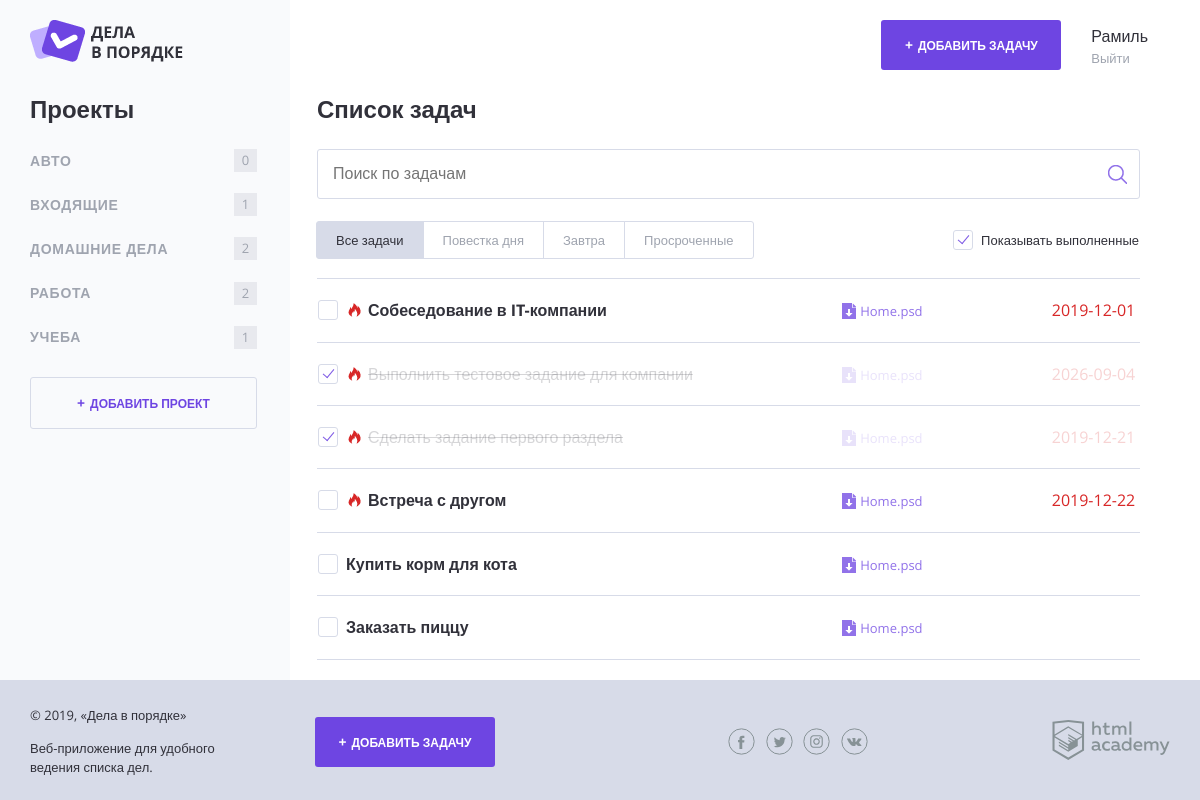
The page / on the database its author committed.
### tables this page shows
CREATE TABLE projects (
    id INT AUTO_INCREMENT PRIMARY KEY,
    name VARCHAR(255) NOT NULL,
    user_id INT NOT NULL,

    UNIQUE (user_id, name),

    FOREIGN KEY (user_id) REFERENCES users(id)
);

CREATE TABLE tasks (
    id INT AUTO_INCREMENT PRIMARY KEY,
    creation_date TIMESTAMP DEFAULT CURRENT_TIMESTAMP,
    status TINYINT(1) NOT NULL DEFAULT 0,
    name VARCHAR(255) NOT NULL,
    file_path VARCHAR(255),
    deadline DATE,
    user_id INT NOT NULL,
    project_id INT NOT NULL,

    FULLTEXT (name),
    INDEX (deadline),

    FOREIGN KEY (user_id) REFERENCES users(id),
    FOREIGN KEY (project_id) REFERENCES projects(id)
);

### helpers.php (called while the page is built, shortened)
<?php
function include_template($name, array $data = []) {
    $name = 'templates/' . $name;
    extract($data);
    require $name;
    $result = ob_get_clean();
    return $result;
}

### models.php (called while the page is built, shortened)
<?php
function get_projects($con, $user_id)
{
  $sql = "SELECT id, name
            FROM projects
            WHERE user_id = $user_id";
  $result = mysqli_query($con, $sql);
  return mysqli_fetch_all($result, MYSQLI_ASSOC);
}
function get_tasks($con, $user_id)
{
  $sql = "SELECT
                tasks.id,
                tasks.name,
                tasks.deadline,
                tasks.status,
                tasks.file_path,
                projects.name AS project
            FROM tasks
            JOIN projects ON tasks.project_id = projects.id
            WHERE tasks.user_id = $user_id";
  $result = mysqli_query($con, $sql);
  return mysqli_fetch_all($result, MYSQLI_ASSOC);
}

### functions.php (called while the page is built, shortened)
<?php
function countTasksByProject($tasks, $project) {
  $count = 0;
  foreach ($tasks as $task) {
    if ($task['project'] === $project) {
      $count++;
    }
  }
  return $count;
}

### data.php (called while the page is built)
<?php
$show_complete_tasks = rand(0, 1);
$user_name = "Рамиль";

### templates/main.php (the view, shortened to what this page needs)
<section class="content__side">
  <h2 class="content__side-heading">Проекты</h2>
  <nav class="main-navigation">
    <ul class="main-navigation__list">
      <?php foreach ($projects as $project): ?>
          <li class="main-navigation__list-item">
              <a class="main-navigation__list-item-link" href="#">
                <?= htmlspecialchars($project['name']); ?>
              </a>
              <span class="main-navigation__list-item-count">
            <?= countTasksByProject($tasks, $project['name']); ?>
        </span>
          </li>
      <?php endforeach; ?>
    </ul>
  </nav>
  <a class="button button--transparent button--plus content__side-button"
     href="pages/form-project.html" target="project_add">Добавить проект</a>
</section>
<main class="content__main">
  <h2 class="content__main-heading">Список задач</h2>
  <form class="search-form" action="index.php" method="post" autocomplete="off">
    <input class="search-form__input" type="text" name="" value="" placeholder="Поиск по задачам">
    <input class="search-form__submit" type="submit" name="" value="Искать">
  </form>
  <div class="tasks-controls">
    <nav class="tasks-switch">
      <a href="/" class="tasks-switch__item tasks-switch__item--active">Все задачи</a>
      <a href="/" class="tasks-switch__item">Повестка дня</a>
      <a href="/" class="tasks-switch__item">Завтра</a>
      <a href="/" class="tasks-switch__item">Просроченные</a>
    </nav>
    <label class="checkbox">
      <span class="checkbox__text">Показывать выполненные</span>
    </label>
  </div>
  <table class="tasks">
    <?php foreach ($tasks as $task): ?>
      <?php
      $hours_left = null;
      if ($task['deadline']) {
        $task_time = strtotime($task['deadline']);
        $current_time = time();
        $hours_left = floor(($task_time - $current_time) / 3600);
      }
      ?>
        <tr class="tasks__item task<?= $task['status'] ? ' task--completed' : '' ?><?= $hours_left !== null && $hours_left <= 24 ? ' task--important' : '' ?>">
        <td class="task__select">
          <label class="checkbox task__checkbox">
            <span class="checkbox__text">
                <?= htmlspecialchars($task['name']); ?>
            </span>
          </label>
        </td>
        <td class="task__file">
          <a class="download-link" href="#">Home.psd</a>
        </td>
        <td class="task__date">
          <?= htmlspecialchars($task['deadline'] ?? ''); ?>
        </td>
      </tr>
    <?php endforeach; ?>
  </table>
</main>

### templates/layout.php (shortened to what this page needs)
<!DOCTYPE html>
<html lang="ru">
<head>
  <link rel="stylesheet" href="css/normalize.css">
  <link rel="stylesheet" href="css/style.css">
  <link rel="stylesheet" href="css/flatpickr.min.css">
</head>
<body>
<div class="page-wrapper">
  <div class="container container--with-sidebar">
    <header class="main-header">
      <a href="/">
        <img src="img/logo.png" width="153" height="42" alt="Логотип Дела в порядке">
      </a>
      <div class="main-header__side">
        <a class="main-header__side-item button button--plus open-modal" href="pages/form-task.html">Добавить задачу</a>
        <div class="main-header__side-item user-menu">
          <div class="user-menu__data">
            <p><?= htmlspecialchars($user_name); ?></p>
            <a href="#">Выйти</a>
          </div>
        </div>
      </div>
    </header>
    <div class="content">
        <?= $content; ?>
    </div>
  </div>
</div>
<footer class="main-footer">
  <div class="container">
    <div class="main-footer__copyright">
      <p>© 2019, «Дела в порядке»</p>
      <p>Веб-приложение для удобного ведения списка дел.</p>
    </div>
    <a class="main-footer__button button button--plus" href="pages/form-task.html">Добавить задачу</a>
    <div class="main-footer__social social">
      <a class="social__link social__link--facebook" href="#">
      </a>
      <a class="social__link social__link--twitter" href="#">
      </a>
      <a class="social__link social__link--instagram" href="#">
      </a>
      <a class="social__link social__link--vkontakte" href="#">
      </a>
    </div>
    <div class="main-footer__developed-by">
      <a href="https://htmlacademy.ru/intensive/php">
        <img src="img/htmlacademy.svg" alt="HTML Academy" width="118" height="40">
      </a>
    </div>
  </div>
</footer>
</body>
</html>

### index.php
<?php
include_once("helpers.php");
include_once("functions.php");
include_once("init.php");
include_once("models.php");
include_once("data.php");
$user_id = 1;
$projects = get_projects($con, $user_id);
$tasks = get_tasks($con, $user_id);
$page_content = include_template("main.php", [
  "projects" => $projects,
  "tasks" => $tasks,
  "show_complete_tasks" => $show_complete_tasks,
]);
$layout_content = include_template("layout.php", [
  "content" => $page_content,
  "title" => "Главная",
  "user_name" => $user_name,
]);
print($layout_content);

### rows shown on the page
projects: name "АВТО", name "0"
projects: name "ВХОДЯЩИЕ", name "1"
projects: name "ДОМАШНИЕ ДЕЛА", name "2"
projects: name "РАБОТА", name "2"
projects: name "УЧЕБА", name "1"
tasks: name "Собеседование в IT-компании", deadline "2019-12-01"
tasks: name "Выполнить тестовое задание для компании", deadline "2026-09-04"
tasks: name "Сделать задание первого раздела", deadline "2019-12-21"
tasks: name "Встреча с другом", deadline "2019-12-22"
tasks: name "Купить корм для кота"
tasks: name "Заказать пиццу"

### other values the page prints
$user_name "Рамиль"
